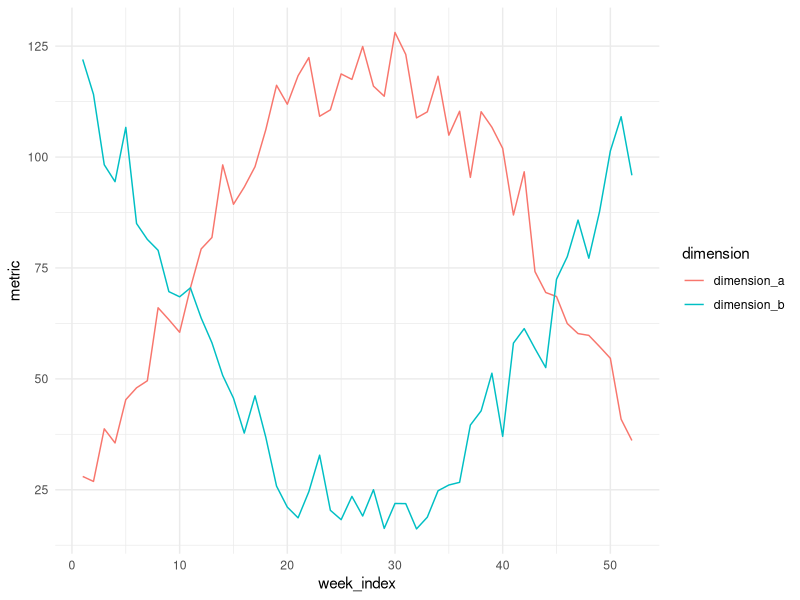
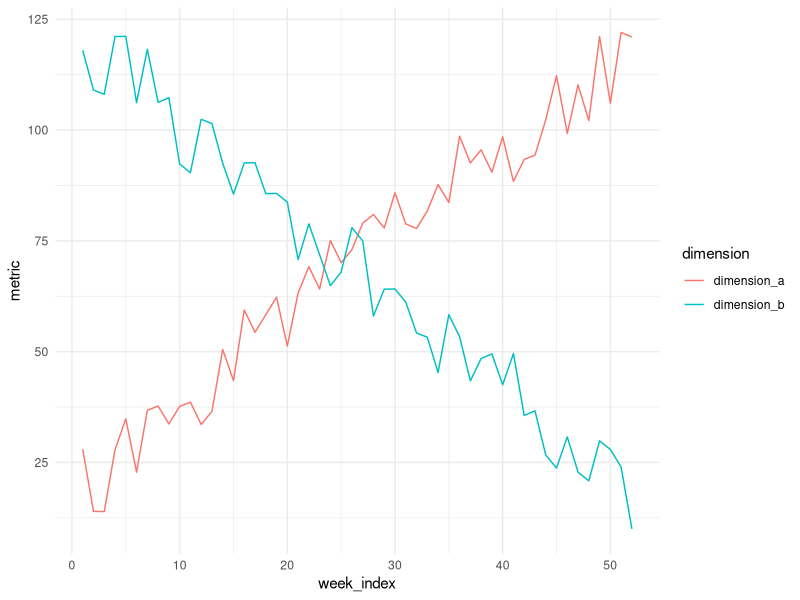
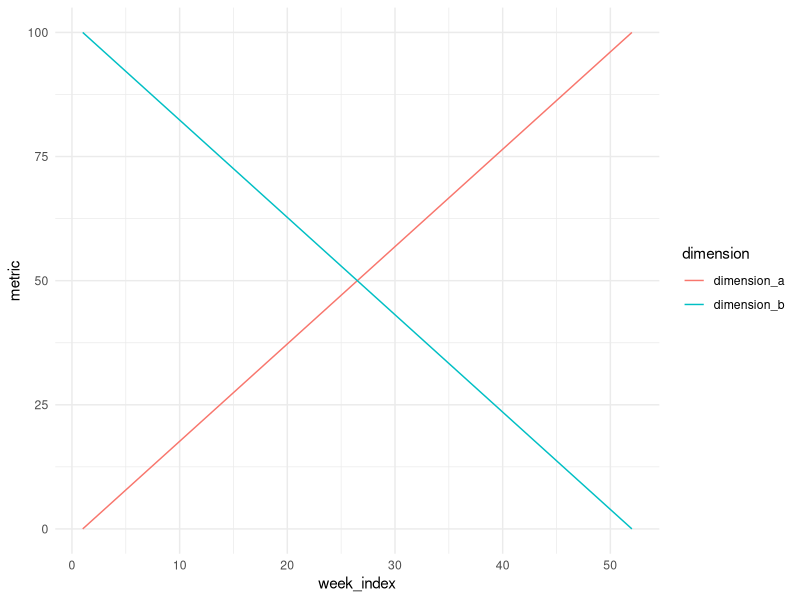
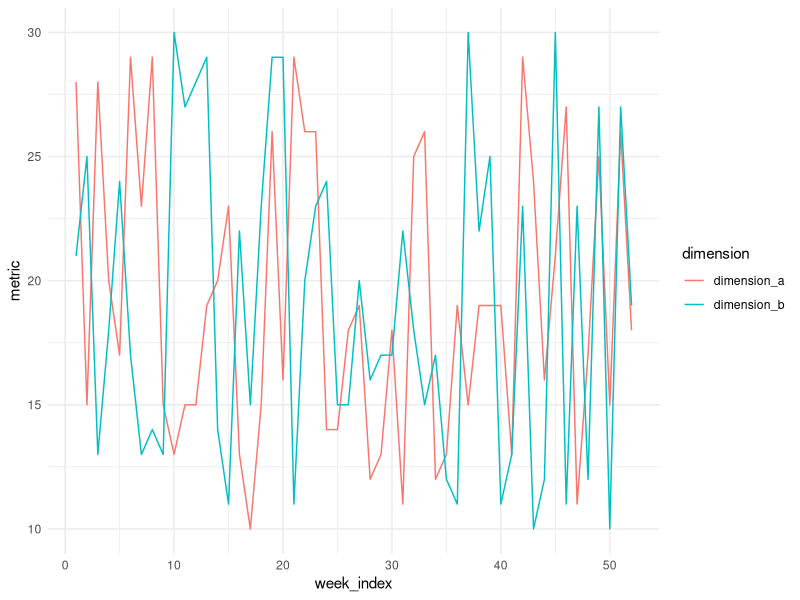

Reproduce these figures in R, in order.
library(tidyverse)

# inverse sin waves
df_sin <- data.frame(
  week_index = seq(1:52),
  initial_data = (sin(seq(from = 0,to = 3, length.out=52))) * 100,
  noise_a = sample(10:30, 52, replace = TRUE),
  noise_b = sample(10:30, 52, replace = TRUE)
)

df_sin$dimension_a <- df_sin$initial_data + df_sin$noise_a
df_sin$dimension_b <- df_sin$initial_data * -1 + 100 + df_sin$noise_b

df_sin <- df_sin %>% select(week_index, dimension_a, dimension_b) %>% 
  pivot_longer(cols = !week_index, names_to = "dimension", values_to = "metric")

ggplot(data = df_sin, aes(x = week_index, y = metric, color = dimension)) + 
  geom_line() +
  theme_minimal()

write.csv(df_sin,"sin.csv")

library(tidyverse)

# inverse lines
df_lin <- data.frame(
  week_index = seq(1:52),
  initial_data = (seq(from = 0,to = 1, length.out=52)) * 100,
  noise_a = sample(10:30, 52, replace = TRUE),
  noise_b = sample(10:30, 52, replace = TRUE)
)

df_lin$dimension_a <- df_lin$initial_data + df_lin$noise_a
df_lin$dimension_b <- df_lin$initial_data * -1 + 100 + df_lin$noise_b

df_lin <- df_lin %>% select(week_index, dimension_a, dimension_b) %>% 
  pivot_longer(cols = !week_index, names_to = "dimension", values_to = "metric")

ggplot(data = df_lin, aes(x = week_index, y = metric, color = dimension)) + 
  geom_line() +
  theme_minimal()

write.csv(df_lin,"linear.csv")

# inverse lines, no noise
df_lin <- data.frame(
  week_index = seq(1:52),
  initial_data = (seq(from = 0,to = 1, length.out=52)) * 100
)

df_lin$dimension_a <- df_lin$initial_data
df_lin$dimension_b <- df_lin$initial_data * -1 + 100 

df_lin <- df_lin %>% select(week_index, dimension_a, dimension_b) %>% 
  pivot_longer(cols = !week_index, names_to = "dimension", values_to = "metric")

ggplot(data = df_lin, aes(x = week_index, y = metric, color = dimension)) + 
  geom_line() +
  theme_minimal()

write.csv(df_lin,"linear_no_noise.csv")

# noise
df_noise <- data.frame(
  week_index = seq(1:52),
  noise_a = sample(10:30, 52, replace = TRUE),
  noise_b = sample(10:30, 52, replace = TRUE)
)

df_noise$dimension_a <- df_noise$noise_a
df_noise$dimension_b <- df_noise$noise_b

df_noise <- df_noise %>% select(week_index, dimension_a, dimension_b) %>% 
  pivot_longer(cols = !week_index, names_to = "dimension", values_to = "metric")

ggplot(data = df_noise, aes(x = week_index, y = metric, color = dimension)) + 
  geom_line() +
  theme_minimal()

write.csv(df_noise,"noise.csv")



